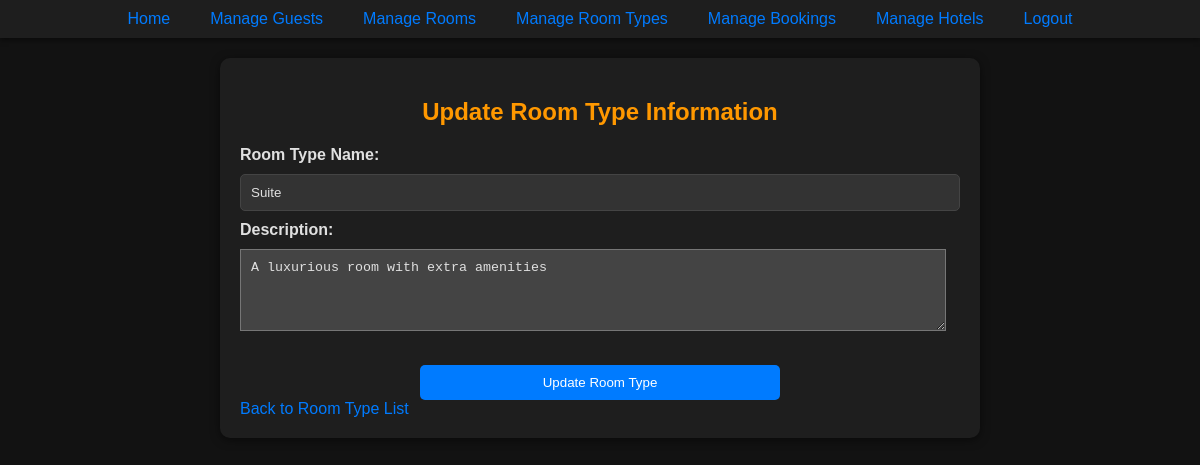
/php/updateRoomTypePage.php?roomTypeID=3 (signed in), run on the app's committed database.
### tables this page shows
CREATE TABLE "RoomType" (
	"roomTypeID"	INTEGER,
	"roomTypeName"	VARCHAR(50) NOT NULL,
	"description"	VARCHAR(200),
	PRIMARY KEY("roomTypeID")
);

### php/updateRoomTypePage.php (the view, shortened to what this page needs)
<?php
include '../components/NavBar.php';
try {
    if (isset($_GET['roomTypeID'])) {
        $roomTypeID = $_GET['roomTypeID'];
        $stmt = $pdo->prepare('SELECT * FROM RoomType WHERE roomTypeID = ?');
        $stmt->execute([$roomTypeID]);
        $roomType = $stmt->fetch(PDO::FETCH_ASSOC);
    } else {
        echo "No room type ID provided.";
        exit;
    }
} catch (PDOException $e) {
    echo "Database error: " . $e->getMessage();
    exit;
}
?>
<!DOCTYPE html>
<html lang="en">
<head>
    <link rel="stylesheet" href="../css/styles.css">
</head>
<body>
    <div class="form-container">
        <h2 class="center-text">Update Room Type Information</h2>
        <form action="updateRoomTypeRecord.php" method="post">
            <label for="roomTypeName">Room Type Name:</label>
            <input type="text" name="roomTypeName" id="roomTypeName" value="<?= htmlspecialchars($roomType['roomTypeName']) ?>" required>
            <label for="description">Description:</label>
            <textarea name="description" id="description" rows="4"><?= htmlspecialchars($roomType['description']) ?></textarea>
            <button type="submit">Update Room Type</button>
        </form>
        <a href="viewRoomTypes.php">Back to Room Type List</a>
    </div>
</body>
</html>

### css/styles.css (style rules this page uses)
body { background-color: #121212; color: #e0e0e0; font-family: Arial, sans-serif; margin: 0; padding: 0; }
.center-text { text-align: center; }
.form-container { background-color: #1e1e1e; padding: 20px; margin: 20px auto; border-radius: 10px; width: 60%; box-shadow: 0 2px 10px rgba(0, 0, 0, 0.5); }
h2 { text-align: center; color: #ff9800; margin-bottom: 20px; }
input[type="text"], input[type="email"], input[type="number"], input[type="password"], input[type="date"], select { width: 100%; padding: 10px; margin: 10px 0; background-color: #333333; color: #e0e0e0; border: 1px solid #444444; border-radius: 5px; box-sizing: border-box; }
textarea { width: 95%; color:#e0e0e0; background-color: #444444; margin: 10px 0; padding: 10px }
label { display: block; font-weight: bold; color: #e0e0e0; }
button, .form-button { background-color: #007bff; color: #ffffff; border: none; padding: 10px 20px; border-radius: 5px; cursor: pointer; transition: background-color 0.3s, transform 0.2s; display: block; margin: 20px auto 0 auto; width: 50%; }
a { color: #007bff; text-decoration: none; }

### data on the page
roomtype: roomTypeName "Suite", description "A luxurious room with extra amenities"
